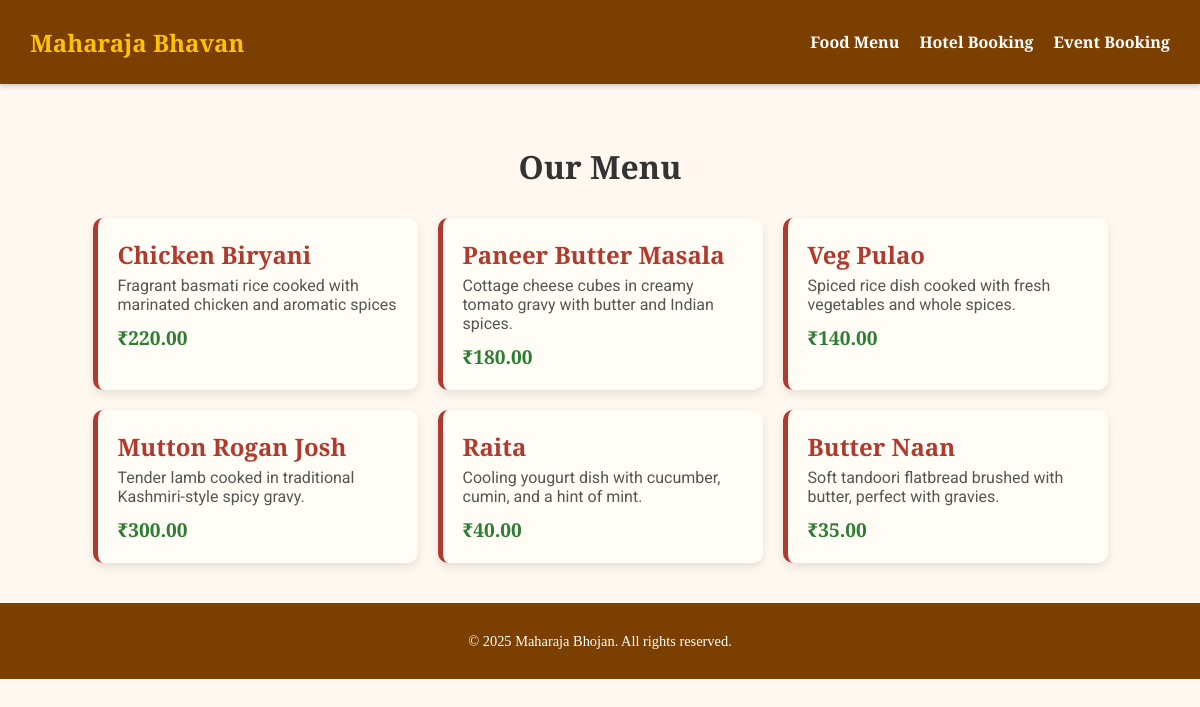
Screenshot of /food/ with the database file from the repository.
### food/models.py (models this page shows)
class Item(models.Model):
    name = models.CharField(max_length=100)
    description = models.TextField(max_length=500, blank=True)
    price = models.DecimalField(max_digits=10, decimal_places=2)
    item_image = models.ImageField(upload_to='item_images/', blank=True, null=True)
    def __str__(self):
        return self.name

### food/views.py (the view)
# urls.py: path('', view=items, name='items'),
def items(request):
    if request.method == 'GET':
        items = Item.objects.all()
        print(items)
        context = {'items': items}
        return render(request, 'food/items.html', context)

### food/templates/food/items.html (shortened to what this page needs)
{% extends "base.html" %}
{% load static %}
{% block content %}
{% block extra_css %}
    <link rel="stylesheet" href="{% static '/food/items.css' %}">
    <h1>Our Menu</h1>
    <div class="card-container">
        {% if items %}
            {% for item in items %}
                <div class="card" onclick="location.href=`{% url 'food:item_detail' item.id %}`">
                    <div class="menu-text">
                        <h2>{{ item.name }}</h2>
                        <p>{{ item.description|default:"Delicious and authentic dish" }}</p>
                        <span class="price">₹{{ item.price }}</span>
                    </div>
                </div>
            {% endfor %}
        {% else %}
            <div class="empty-menu">
                Menu is empty.
            </div>
        {% endif %}
    </div>
{% endblock %}
{% endblock %}

### static/css/base.css (style rules this page uses)
body { margin: 0; font-family: 'Roboto', sans-serif; background-color: #fff8f0; }
.card-container { display: flex; flex-wrap: wrap; justify-content: center; gap: 20px; margin-top: 30px; }
.card { background-color: #fffdf5; border-radius: 10px; box-shadow: 0 4px 10px rgba(0, 0, 0, 0.1); padding: 20px; width: 280px; text-align: left; transition: transform 0.2s ease-in-out; border-left: 5px solid #b03a2e; }
.card h2 { margin-top: 0; font-size: 1.4rem; color: #7b3f00; }

### food/static/food/items.css (style rules this page uses)
body { font-family: 'Merriweather', serif; background: url('/static/food/bg-pattern.jpg') repeat; background-color: #fff8f0; color: #333; margin: 0; padding: 0; }
.menu-text h2 { margin: 0; font-size: 1.5rem; color: #b03a2e; }
.menu-text p { margin: 5px 0 10px; font-family: 'Roboto', sans-serif; color: #555; }
.price { font-weight: bold; color: #2e7d32; font-size: 1.2rem; }

### rows the page displays
Item: name "Chicken Biryani", description "Fragrant basmati rice cooked with marinated chicken and aromatic spices", price "220.00"
Item: name "Paneer Butter Masala", description "Cottage cheese cubes in creamy tomato gravy with butter and Indian spices.", price "180.00"
Item: name "Veg Pulao", description "Spiced rice dish cooked with fresh vegetables and whole spices.", price "140.00"
Item: name "Mutton Rogan Josh", description "Tender lamb cooked in traditional Kashmiri-style spicy gravy.", price "300.00"
Item: name "Raita", description "Cooling yougurt dish with cucumber, cumin, and a hint of mint.", price "40.00"
Item: name "Butter Naan", description "Soft tandoori flatbread brushed with butter, perfect with gravies.", price "35.00"
